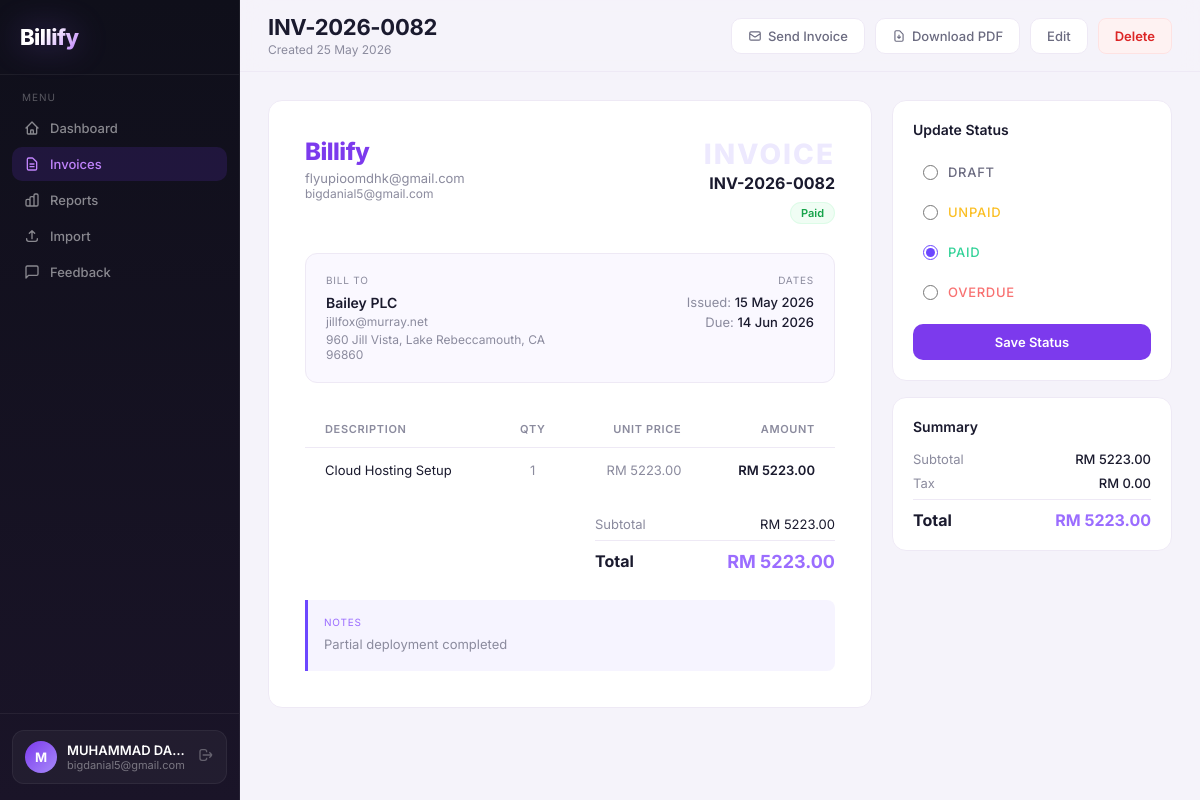
Screenshot of /invoices/82 (signed in) with the database file from the repository.
### app.py (models this page shows)
class User(UserMixin, db.Model):
    id = db.Column(db.Integer, primary_key=True)
    name = db.Column(db.String(100), nullable=False)
    email = db.Column(db.String(120), unique=True, nullable=False)
    password = db.Column(db.String(200), nullable=False)
    company = db.Column(db.String(100))
    is_admin = db.Column(db.Boolean, default=False)
    is_active_account = db.Column(db.Boolean, default=True)
    created_at = db.Column(db.DateTime, default=datetime.utcnow)
    invoices = db.relationship('Invoice', backref='owner', lazy=True)

class Invoice(db.Model):
    id = db.Column(db.Integer, primary_key=True)
    invoice_number = db.Column(db.String(20), unique=True, nullable=False)
    client_name = db.Column(db.String(100), nullable=False)
    client_email = db.Column(db.String(120))
    client_address = db.Column(db.Text)
    issue_date = db.Column(db.Date, nullable=False, default=date.today)
    due_date = db.Column(db.Date, nullable=False)
    status = db.Column(db.String(20), default='Draft')
    subtotal = db.Column(db.Float, default=0.0)
    tax_percent = db.Column(db.Float, default=0.0)
    tax_amount = db.Column(db.Float, default=0.0)
    total = db.Column(db.Float, default=0.0)
    notes = db.Column(db.Text)
    user_id = db.Column(db.Integer, db.ForeignKey('user.id'), nullable=False)
    created_at = db.Column(db.DateTime, default=datetime.utcnow)
    items = db.relationship('InvoiceItem', backref='invoice', lazy=True, cascade='all, delete-orphan')

class InvoiceItem(db.Model):
    id = db.Column(db.Integer, primary_key=True)
    invoice_id = db.Column(db.Integer, db.ForeignKey('invoice.id'), nullable=False)
    description = db.Column(db.String(200), nullable=False)
    quantity = db.Column(db.Float, default=1)
    unit_price = db.Column(db.Float, default=0.0)
    amount = db.Column(db.Float, default=0.0)

### app.py (the view)
@app.route('/invoices/<int:id>')
@login_required
def view_invoice(id):
    update_overdue_invoices()
    inv = Invoice.query.filter_by(id=id, user_id=current_user.id).first_or_404()
    return render_template('invoice_view.html', invoice=inv)

### templates/invoice_view.html (shortened to what this page needs)
{% extends 'base.html' %}
{% block page_title %}{{ invoice.invoice_number }}{% endblock %}
{% block page_subtitle %}Created {{ invoice.created_at.strftime('%d %b %Y') }}{% endblock %}
{% block header_actions %}
<form method="POST" action="{{ url_for('send_invoice', id=invoice.id) }}" style="display:inline;">
  <button type="submit" onclick="return confirm('Send invoice to {{ invoice.client_email or 'client' }}?')" class="btn-secondary">
    <svg width="14" height="14" fill="none" stroke="currentColor" stroke-width="2" viewBox="0 0 24 24"><path d="M3 8l7.89 5.26a2 2 0 002.22 0L21 8M5 19h14a2 2 0 002-2V7a2 2 0 00-2-2H5a2 2 0 00-2 2v10a2 2 0 002 2z"/></svg>
    Send Invoice
  </button>
</form>
<a href="{{ url_for('download_pdf', id=invoice.id) }}" class="btn-secondary">
  <svg width="14" height="14" fill="none" stroke="currentColor" stroke-width="2" viewBox="0 0 24 24"><path d="M12 10v6m0 0l-3-3m3 3l3-3m2 8H7a2 2 0 01-2-2V5a2 2 0 012-2h5.586a1 1 0 01.707.293l5.414 5.414a1 1 0 01.293.707V19a2 2 0 01-2 2z"/></svg>
  Download PDF
</a>
<a href="{{ url_for('edit_invoice', id=invoice.id) }}" class="btn-secondary">Edit</a>
<form method="POST" action="{{ url_for('delete_invoice', id=invoice.id) }}" style="display:inline;" onsubmit="return confirm('Delete this invoice? This cannot be undone.')">
  <button type="submit" class="btn-danger" style="padding:9px 16px;font-size:13px;">Delete</button>
</form>
{% endblock %}
{% block content %}
<div style="display:grid;grid-template-columns:1fr 280px;gap:20px;" class="fade-up fade-up-1">
  <div class="card" style="padding:36px;">
    <div style="display:flex;justify-content:space-between;align-items:start;margin-bottom:32px;">
      <div>
        <span style="font-size:24px;font-weight:800;letter-spacing:-0.5px;color:#7c3aed;">Billify</span>
        <div style="font-size:13px;color:var(--muted);margin-top:4px;">{{ current_user.company or current_user.name }}</div>
        <div style="font-size:12px;color:var(--muted);">{{ current_user.email }}</div>
      </div>
      <div style="text-align:right;">
        <div style="font-size:28px;font-weight:800;color:#ede9fe;letter-spacing:2px;">INVOICE</div>
        <div style="font-size:16px;font-weight:700;color:var(--text);margin-top:2px;">{{ invoice.invoice_number }}</div>
        <div style="margin-top:8px;">
          {% if invoice.status == 'Paid' %}<span class="badge-paid">Paid</span>
          {% elif invoice.status == 'Overdue' %}<span class="badge-overdue">Overdue</span>
          {% elif invoice.status == 'Unpaid' %}<span class="badge-unpaid">Unpaid</span>
          {% else %}<span class="badge-draft">Draft</span>{% endif %}
        </div>
      </div>
    </div>
    <div style="display:grid;grid-template-columns:1fr 1fr;gap:20px;padding:20px;background:#faf8ff;border:1px solid var(--border);border-radius:12px;margin-bottom:28px;">
      <div>
        <div style="font-size:10px;color:var(--muted);text-transform:uppercase;letter-spacing:0.08em;margin-bottom:8px;">Bill To</div>
        <div style="font-weight:600;color:var(--text);font-size:14px;">{{ invoice.client_name }}</div>
        {% if invoice.client_email %}<div style="font-size:12px;color:var(--muted);margin-top:3px;">{{ invoice.client_email }}</div>{% endif %}
        {% if invoice.client_address %}<div style="font-size:12px;color:var(--muted);margin-top:3px;white-space:pre-line;">{{ invoice.client_address }}</div>{% endif %}
      </div>
      <div style="text-align:right;">
        <div style="font-size:10px;color:var(--muted);text-transform:uppercase;letter-spacing:0.08em;margin-bottom:8px;">Dates</div>
        <div style="font-size:13px;color:var(--muted);margin-bottom:4px;">Issued: <span style="color:var(--text);font-weight:500;">{{ invoice.issue_date.strftime('%d %b %Y') }}</span></div>
        <div style="font-size:13px;color:var(--muted);">Due: <span style="font-weight:500;{% if invoice.status == 'Overdue' %}color:#f87171;{% else %}color:var(--text);{% endif %}">{{ invoice.due_date.strftime('%d %b %Y') }}</span></div>
      </div>
    </div>
    <table style="margin-bottom:24px;">
      <thead>
        <tr>
          <th>Description</th>
          <th style="text-align:center;">Qty</th>
          <th style="text-align:right;">Unit Price</th>
          <th style="text-align:right;">Amount</th>
        </tr>
      </thead>
      <tbody>
        {% for item in invoice.items %}
        <tr>
          <td>{{ item.description }}</td>
          <td style="text-align:center;color:var(--muted);">{{ item.quantity|int if item.quantity == item.quantity|int else item.quantity }}</td>
          <td style="text-align:right;color:var(--muted);">RM {{ "%.2f"|format(item.unit_price) }}</td>
          <td style="text-align:right;font-weight:600;color:var(--text);">RM {{ "%.2f"|format(item.amount) }}</td>
        </tr>
        {% endfor %}
      </tbody>
    </table>
    <div style="display:flex;justify-content:flex-end;">
      <div style="width:240px;">
        <div style="display:flex;justify-content:space-between;font-size:13px;margin-bottom:8px;">
          <span style="color:var(--muted);">Subtotal</span>
          <span style="color:var(--text);">RM {{ "%.2f"|format(invoice.subtotal) }}</span>
        </div>
        <div style="display:flex;justify-content:space-between;border-top:1px solid var(--border);padding-top:10px;margin-top:4px;">
          <span style="font-weight:700;color:var(--text);">Total</span>
          <span style="font-weight:700;font-size:18px;color:#9b6dff;">RM {{ "%.2f"|format(invoice.total) }}</span>
        </div>
      </div>
    </div>
    {% if invoice.notes %}
    <div style="margin-top:28px;padding:16px;background:rgba(108,71,255,0.06);border-left:3px solid #6c47ff;border-radius:0 8px 8px 0;">
      <div style="font-size:10px;color:#9b6dff;text-transform:uppercase;letter-spacing:0.08em;margin-bottom:6px;">Notes</div>
      <div style="font-size:13px;color:var(--muted);white-space:pre-line;line-height:1.6;">{{ invoice.notes }}</div>
    </div>
    {% endif %}
  </div>
  <div style="display:flex;flex-direction:column;gap:16px;">
    <div class="card" style="padding:20px;">
      <div style="font-size:14px;font-weight:600;color:var(--text);margin-bottom:16px;">Update Status</div>
      <form method="POST" action="{{ url_for('update_status', id=invoice.id) }}">
        {% for s in ['Draft','Unpaid','Paid','Overdue'] %}
        <label style="display:flex;align-items:center;gap:10px;padding:10px;border-radius:8px;cursor:pointer;margin-bottom:4px;transition:background 0.15s;" onmouseover="this.style.background='rgba(0,0,0,0.02)'" onmouseout="this.style.background='transparent'">
          <input type="radio" name="status" value="{{ s }}" {% if invoice.status == s %}checked{% endif %} style="accent-color:#6c47ff;width:15px;height:15px;"/>
          <span style="font-size:13px;font-weight:500;
            {% if s == 'Paid' %}color:#34d399;
            {% elif s == 'Overdue' %}color:#f87171;
            {% elif s == 'Unpaid' %}color:#fbbf24;
            {% else %}color:var(--muted-light);{% endif %}">{{ s }}</span>
        </label>
        {% endfor %}
        <button type="submit" class="btn-primary" style="width:100%;margin-top:10px;justify-content:center;">Save Status</button>
      </form>
    </div>
    <div class="card" style="padding:20px;">
      <div style="font-size:14px;font-weight:600;color:var(--text);margin-bottom:16px;">Summary</div>
      <div style="display:flex;justify-content:space-between;font-size:13px;margin-bottom:8px;">
        <span style="color:var(--muted);">Subtotal</span>
        <span style="color:var(--text);font-weight:500;">RM {{ "%.2f"|format(invoice.subtotal) }}</span>
      </div>
      <div style="display:flex;justify-content:space-between;font-size:13px;margin-bottom:8px;">
        <span style="color:var(--muted);">Tax</span>
        <span style="color:var(--text);font-weight:500;">RM {{ "%.2f"|format(invoice.tax_amount) }}</span>
      </div>
      <div style="display:flex;justify-content:space-between;border-top:1px solid var(--border);padding-top:10px;margin-top:4px;">
        <span style="font-weight:700;color:var(--text);">Total</span>
        <span style="font-weight:700;font-size:16px;color:#9b6dff;">RM {{ "%.2f"|format(invoice.total) }}</span>
      </div>
    </div>
  </div>
</div>
{% endblock %}

### templates/base.html (shortened to what this page needs)
<!DOCTYPE html>
<html lang="en">
<head>
</head>
<body>
{% if current_user.is_authenticated %}
<aside style="width:240px;background:linear-gradient(180deg,#0f0f1a,#1a1428);border-right:1px solid rgba(255,255,255,0.06);position:fixed;height:100vh;display:flex;flex-direction:column;z-index:20;">
  <div style="padding:24px 20px;border-bottom:1px solid rgba(255,255,255,0.06);">
    <a href="{{ url_for('dashboard') }}" style="text-decoration:none;">
      <span style="font-size:22px;font-weight:800;letter-spacing:-0.5px;background:linear-gradient(135deg,#fff 40%,#c084fc);-webkit-background-clip:text;-webkit-text-fill-color:transparent;background-clip:text;filter:drop-shadow(0 0 16px rgba(139,92,246,0.4));">Billify</span>
    </a>
  </div>
  <nav style="flex:1;padding:16px 12px;overflow-y:auto;">
    <div style="font-size:10px;color:rgba(255,255,255,0.3);text-transform:uppercase;letter-spacing:.1em;padding:0 10px;margin-bottom:8px;">Menu</div>
    {% for route, label, endpoints, icon in nav_items %}
    <a href="{{ url_for(route) }}" style="display:flex;align-items:center;gap:10px;padding:9px 12px;border-radius:10px;text-decoration:none;font-size:13px;font-weight:500;margin-bottom:2px;transition:all .15s;{% if request.endpoint in endpoints.split(',') %}background:rgba(124,58,237,0.15);color:#c084fc;{% else %}color:rgba(255,255,255,0.5);{% endif %}">
      <svg width="16" height="16" fill="none" stroke="currentColor" stroke-width="2" stroke-linecap="round" stroke-linejoin="round" viewBox="0 0 24 24"><path d="{{ icon }}"/></svg>
      {{ label }}
    </a>
    {% endfor %}
  </nav>
  <div style="padding:16px 12px;border-top:1px solid rgba(255,255,255,0.06);">
    <div style="display:flex;align-items:center;gap:10px;padding:10px 12px;background:rgba(255,255,255,0.04);border-radius:12px;border:1px solid rgba(255,255,255,0.06);">
      <div style="width:32px;height:32px;border-radius:50%;background:linear-gradient(135deg,#7c3aed,#a78bfa);display:flex;align-items:center;justify-content:center;font-weight:700;font-size:13px;color:white;flex-shrink:0;">{{ current_user.name[0].upper() }}</div>
      <div style="flex:1;min-width:0;">
        <div style="font-size:13px;font-weight:600;color:white;overflow:hidden;text-overflow:ellipsis;white-space:nowrap;">{{ current_user.name }}</div>
        <div style="font-size:11px;color:rgba(255,255,255,0.4);overflow:hidden;text-overflow:ellipsis;white-space:nowrap;">{{ current_user.email }}</div>
      </div>
      <a href="{{ url_for('logout') }}" title="Logout" style="color:rgba(255,255,255,0.3);transition:color .2s;" onmouseover="this.style.color='#f87171'" onmouseout="this.style.color='rgba(255,255,255,0.3)'">
        <svg width="16" height="16" fill="none" stroke="currentColor" stroke-width="2" viewBox="0 0 24 24"><path d="M17 16l4-4m0 0l-4-4m4 4H7m6 4v1a3 3 0 01-3 3H6a3 3 0 01-3-3V7a3 3 0 013-3h4a3 3 0 013 3v1"/></svg>
      </a>
    </div>
  </div>
</aside>
<div style="margin-left:240px;min-height:100vh;display:flex;flex-direction:column;">
  <header style="position:sticky;top:0;z-index:10;background:rgba(245,243,250,0.85);backdrop-filter:blur(12px);border-bottom:1px solid var(--border);padding:14px 28px;display:flex;align-items:center;justify-content:space-between;">
    <div>
      <h1 style="font-size:22px;font-weight:700;color:var(--text);letter-spacing:-.3px;">{% block page_title %}{% endblock %}</h1>
      <p style="font-size:12px;color:var(--muted);margin-top:2px;">{% block page_subtitle %}{% endblock %}</p>
    </div>
    <div style="display:flex;align-items:center;gap:10px;">{% block header_actions %}{% endblock %}</div>
  </header>
  <main style="padding:28px;flex:1;">
{% endif %}
{% block content %}{% endblock %}
{% if current_user.is_authenticated %}
  </main>
</div>
{% endif %}
</body>
</html>

### rows the page displays
User: name "M", name "MUHAMMAD DA…", email "bigdanial5@gmail.com", company "flyupioomdhk@gmail.com"
Invoice: invoice_number "INV-2026-0082", created_at "25 May 2026", client_name "Bailey PLC", client_email "jillfox@murray.net", client_address "960 Jill Vista, Lake Rebeccamouth, CA 96860", issue_date "15 May 2026", due_date "14 Jun 2026", subtotal "5223.00", total "5223.00", notes "Partial deployment completed", status "☐ DRAFT" "☐ UNPAID" "☑ PAID" "☐ OVERDUE", tax_amount "0.00"
InvoiceItem: description "Cloud Hosting Setup", quantity "1", unit_price "5223.00", amount "5223.00"

### other values shown
{{ label }} "Dashboard" "Invoices" "Reports" "Import" "Feedback"
{{ s }} "DRAFT" "UNPAID" "PAID" "OVERDUE"
